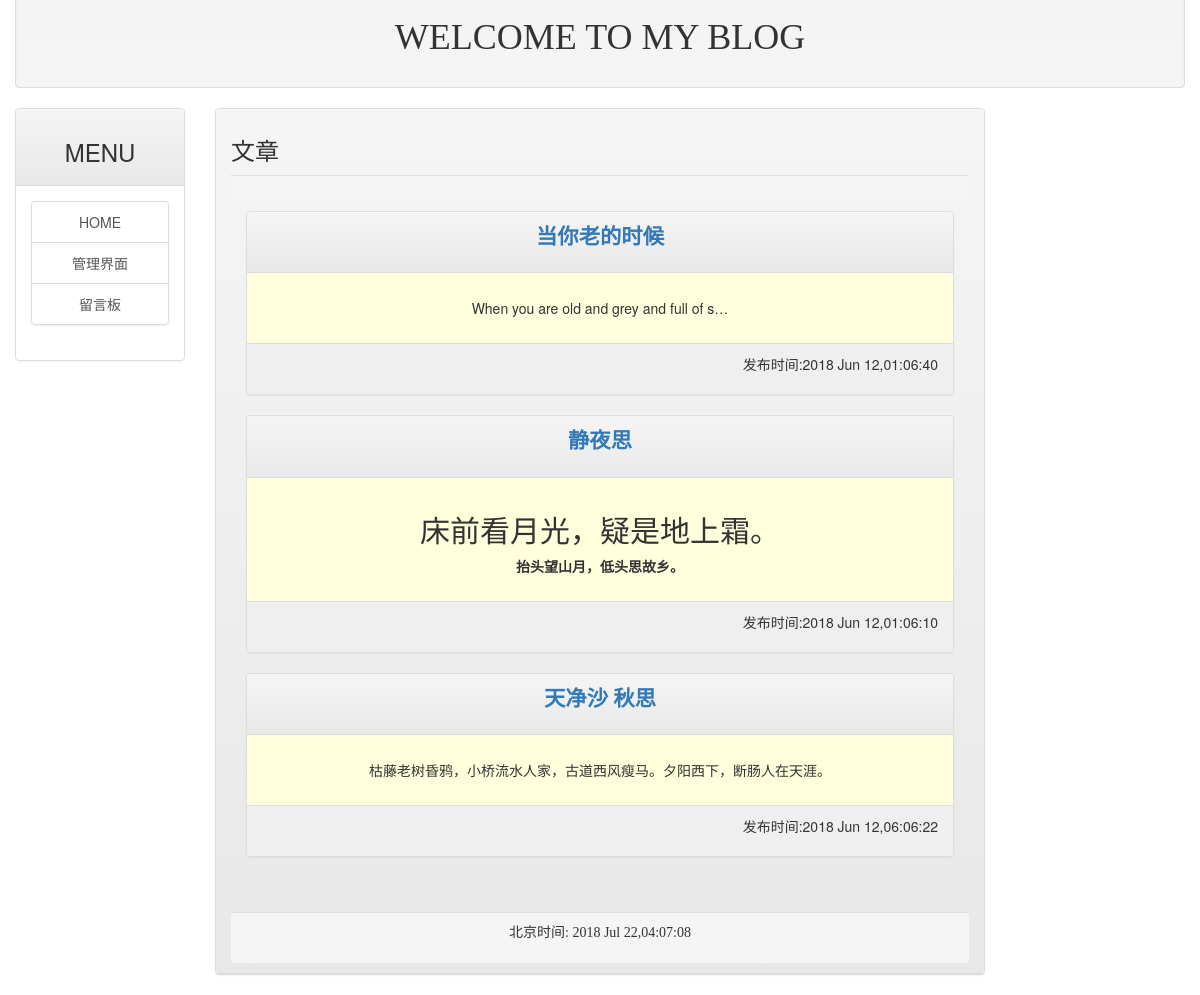
The app's page / (lower part), older data.
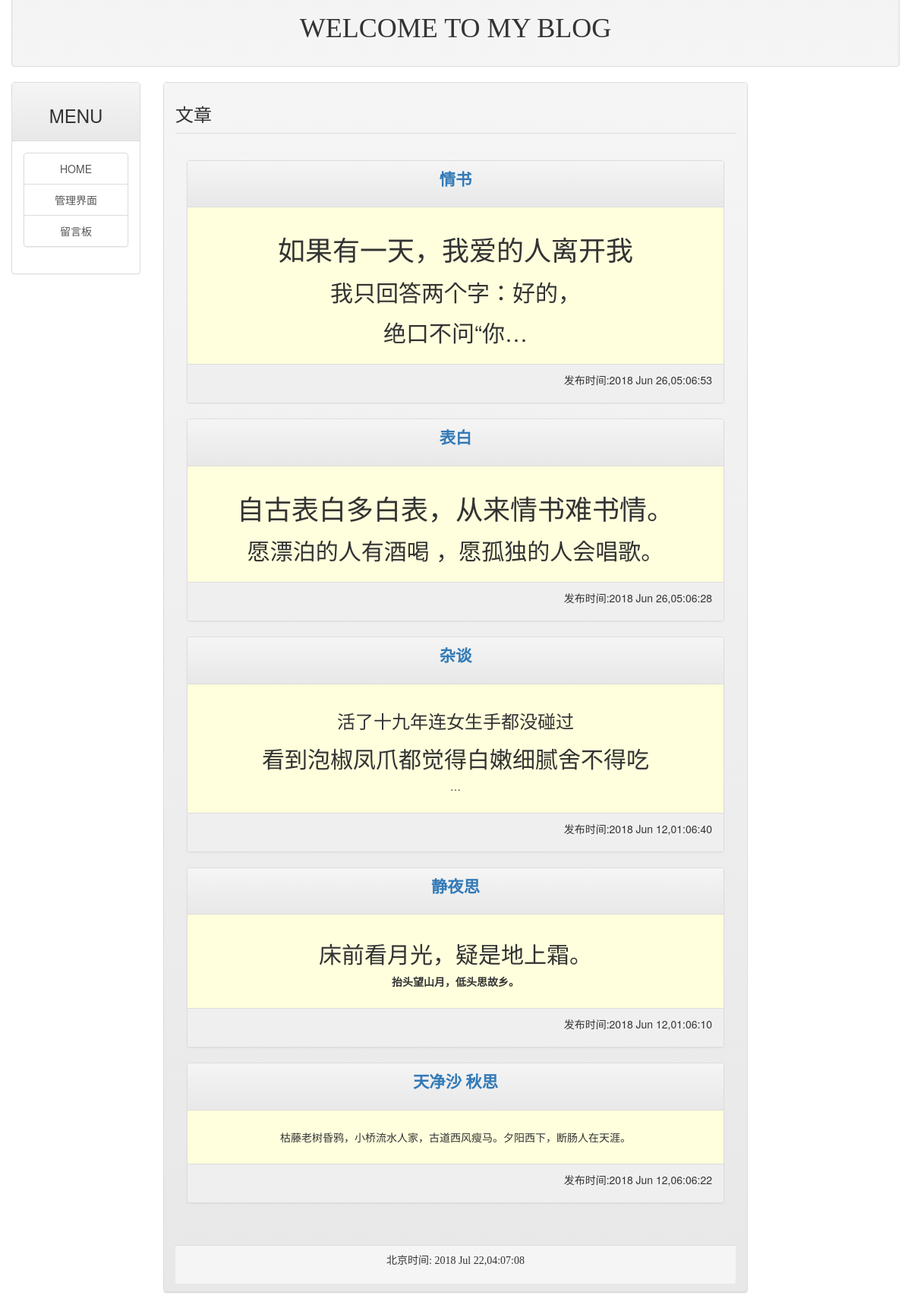
The same page, newer data.
### mainsite/models.py (models this page shows, shortened)
class Post(models.Model):
    title = models.CharField(max_length=200)
    slug = models.CharField(max_length=200)
    body = models.TextField(blank=True)
    pub_date = models.DateTimeField(default=timezone.now)
    class Meta:
        ordering = ("-pub_date",)

### mainsite/views.py (the view)
# urls.py: url(r'^$', homepage),
def homepage(request):
    template = get_template('index.html') # 加载网页模板
    posts = Post.objects.all()
    now = datetime.now()
    html = template.render(locals())  #把当前内存中的所有局部变量使用字典类型打包起来
    return HttpResponse(html)

### templates/index.html (shortened to what this page needs)
{% extends 'base.html' %}
{% load markdown_deux_tags%}
{% block headmessage %}
<h3 style = 'font-family:楷体;'>文章</h3>
<div class='panel-footer'>
{% endblock %}
{% block content %}
{% for post in posts %}
<div class="panel panel-default">
    <div class="panel-heading" >
        <p style = 'font-family:微软雅黑;font-size: 16pt;font-weight: bold;' align='center'>
            <a href='/post/{{post.id}}'>{{post.title}}</a>
         </p>
    </div>
    <div class="panel-body" style="background-color:#ffffdd " align='center'>
        <p>
            {{post.body|truncatechars:40|markdown}}
        </p>
    </div>
    <div class="panel-footer" style="background-color: #efefef">
        <p align='right'>
            发布时间:{{post.pub_date|date:"Y M d,h:m:s"}}
        </p>
     </div>
    </div>
    {%endfor%}
    <br>
{% endblock %}

Row changes from the older to the newer data that the page shows:
added Post: title "情书", body "如果有一天，我爱的人离开我 我只回答两个字：好的， 绝口不问“你…", pub_date "2018 Jun 26,05:06:53"
added Post: title "表白", body "自古表白多白表，从来情书难书情。 愿漂泊的人有酒喝 ，愿孤独的人会唱歌。", pub_date "2018 Jun 26,05:06:28"
changed Post: title "当你老的时候" → "杂谈"; body "When you are old and grey and full of s…" → "活了十九年连女生手都没碰过 看到泡椒凤爪都觉得白嫩细腻舍不得吃 …"
